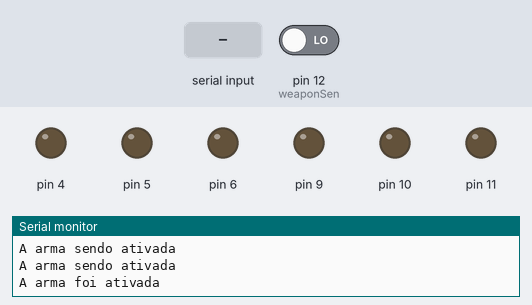
Simulated run of this sketch. Board: Arduino Uno, built with avr-gcc and run on an emulated ATmega328P. Parts: output pins drawn as LEDs (lit = HIGH), the last lines printed to the serial monitor. The inputs (shaded band) are chosen by the test bench; at power-on: pin 12 (weaponSen) LOW.

Above: at 1.2 s.
1.3 s: "u" received over the second serial link
At 1.7 s:
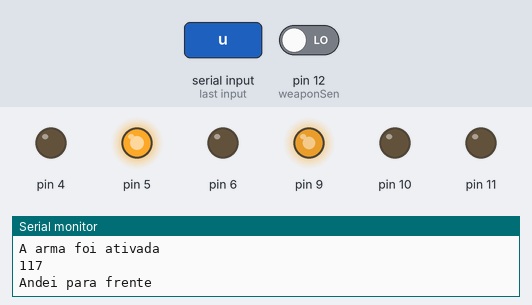
2.8 s: "l" received over the second serial link
At 4.0 s:
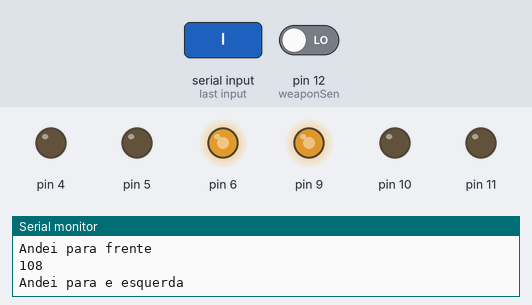
5.8 s: "r" received over the second serial link
At 7.1 s:
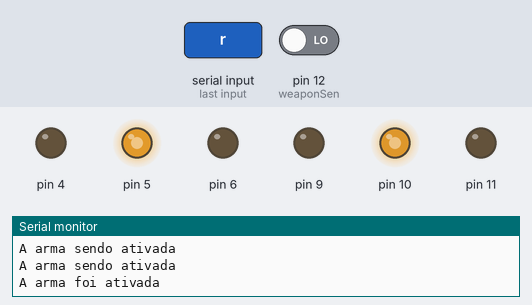
8.0 s: "d" received over the second serial link
At 9.2 s:
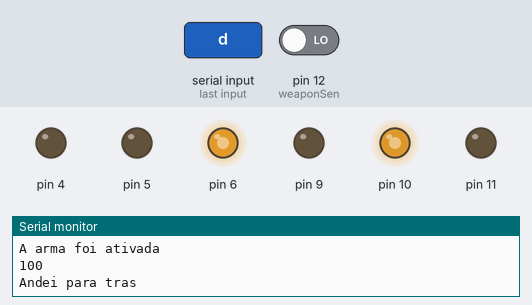
9.5 s: "s" received over the second serial link
At 11.9 s:
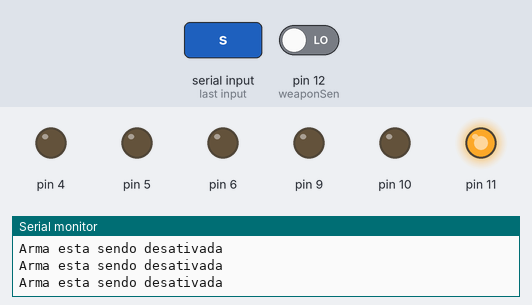
12.5 s: "u" received over the second serial link
At 18.33 s:
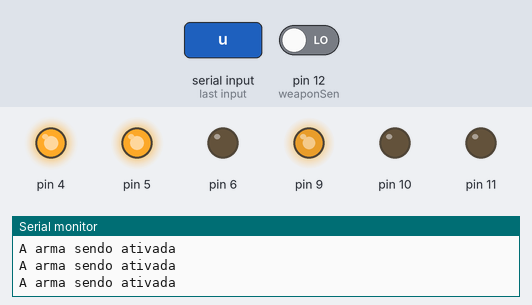
Timing chart, 0 to 25.0 s (numbered marks = the images above; inputs shaded):
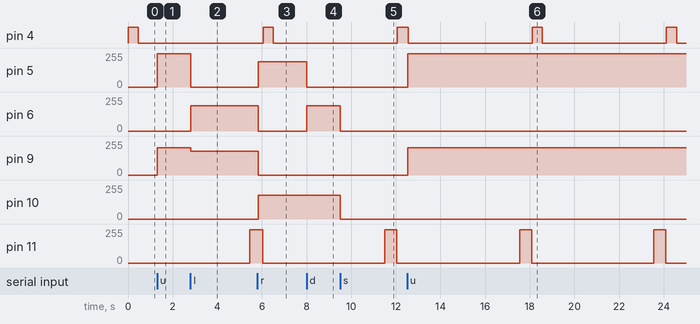

The sketch:

robo.ino
```cpp
#include <SoftwareSerial.h>
SoftwareSerial MyBlue(2, 3);
int flag = 0;
int weaponSen = 12;
int weaponState = 0;
int weaponStep = 0;
unsigned long startTime = 0;
int superPosition = 0;
int val = 0;

void setup() {
  // put your setup code here, to run once:
  Serial.begin(9600);
  MyBlue.begin(9600);
  Serial.println("Ready to command\nDefault password is 1234 or 000");
}

void loop() {
  // put your main code here, to run repeatedly:
  if (MyBlue.available()) {
    flag = MyBlue.read();
    Serial.println(flag);

    if (flag == 117) {
      Serial.println("Andei para frente");
      analogWrite(5, 250);
      analogWrite(6, 0);
      analogWrite(9, 205);
      analogWrite(10, 0);
    } else if (flag == 108) {
      Serial.println("Andei para e esquerda");
      analogWrite(5, 0);
      analogWrite(6, 190);
      analogWrite(9, 180);
      analogWrite(10, 0);
    } else if (flag == 114) {
      Serial.println("Andei para a direita");
      analogWrite(5, 190);
      analogWrite(6, 0);
      analogWrite(9, 0);
      analogWrite(10, 180);
    } else if (flag == 100) {
      Serial.println("Andei para tras");
      analogWrite(5, 0);
      analogWrite(6, 190);
      analogWrite(9, 0);
      analogWrite(10, 180);
    } else if (flag == 115) {
      Serial.println("Parei de andar");
      analogWrite(5, 0);
      analogWrite(6, 0);
      analogWrite(9, 0);
      analogWrite(10, 0);
    }
  }

  val = digitalRead(weaponSen);
  if (weaponState == 0 && (!(val == 1) || superPosition == 1)) {
    if (superPosition == 0) {
      superPosition = 1;
    }
    if (weaponStep%10==0){
      Serial.println("A arma sendo ativada");
    }
    weaponStep++;
    analogWrite(4, 250);
    analogWrite(11, 0);
    //after weapon being all pushed
    if (weaponStep == 200) {
      Serial.println("A arma foi ativada");
      weaponState = 1;
      weaponStep = 0;
      startTime = millis();
      superPosition = 0;
      analogWrite(4, 0);
      analogWrite(11, 0);
    }
  }

  if (weaponState == 1 && millis() - startTime > 5000) {
    //after weapon being all pushed
    if (weaponStep%10==0){
      Serial.println("Arma esta sendo desativada");
    }
    weaponStep++;
    analogWrite(4, 0);
    analogWrite(11, 250);
    if (weaponStep == 200) {
      Serial.println("Arma foi desativada");
      weaponState = 0;
      weaponStep = 0;
      analogWrite(4, 0);
      analogWrite(11, 0);
    }
  }
}
```

Measured:
- after the input at 1.3 s, pin 5: 0/255 → 250/255 at once; pin 9: 0/255 → 205/255 at once
- after the input at 2.8 s, pin 5: 250/255 → 0/255 at once; pin 6: 0/255 → 190/255 at once; pin 9: 205/255 → 180/255 at once
- after the input at 5.8 s, pin 5: 0/255 → 190/255 at once; pin 6: 190/255 → 0/255 at once; pin 9: 180/255 → 0/255 at once; pin 10: 0/255 → 180/255 at once
- after the input at 8.0 s, pin 5: 190/255 → 0/255 at once; pin 6: 0/255 → 190/255 at once
- after the input at 9.5 s, pin 6: 190/255 → 0/255 at once; pin 10: 180/255 → 0/255 at once
- after the input at 12.5 s, pin 5: 0/255 → 250/255 at once; pin 9: 0/255 → 205/255 at once
- by itself, pin 4: alternates HIGH for 0.46 s and LOW for 5.6 s
- by itself, pin 11: alternates 250/255 for 0.54 s and 0/255 for 5.5 s
